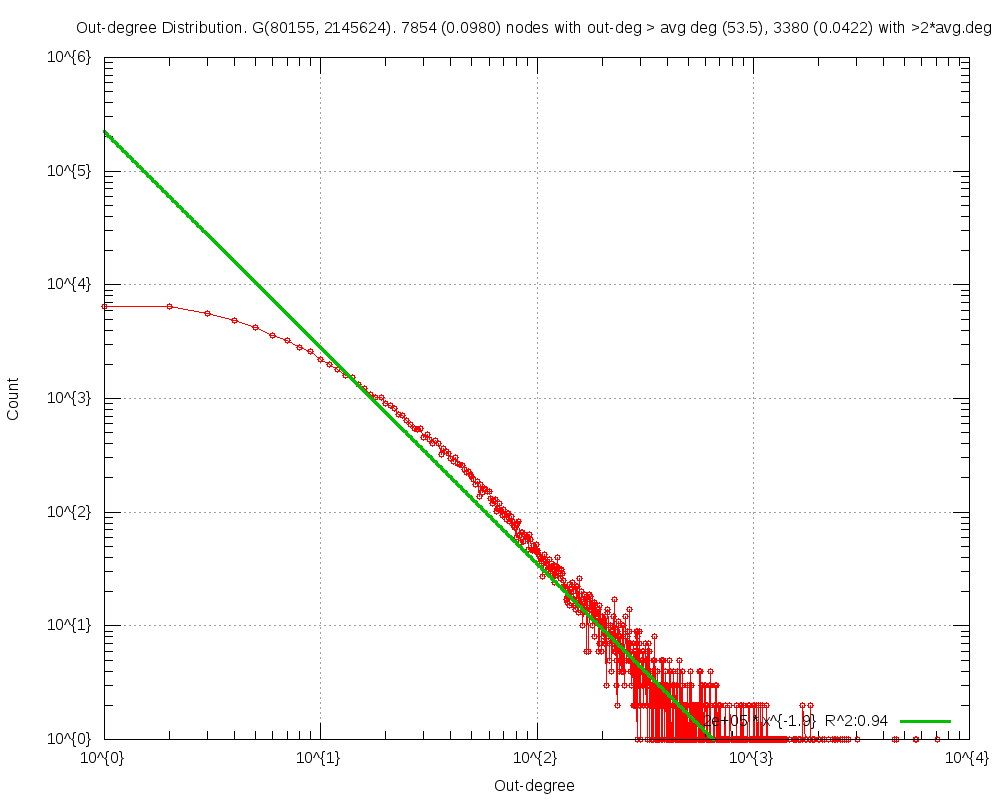

This figure's gnuplot source:
#
# Out-degree Distribution. G(80155, 2145624). 7854 (0.0980) nodes with out-deg > avg deg (53.5), 3380 (0.0422) with >2*avg.deg (Sun May  4 21:56:48 2014)
#

set title "Out-degree Distribution. G(80155, 2145624). 7854 (0.0980) nodes with out-deg > avg deg (53.5), 3380 (0.0422) with >2*avg.deg"
set key bottom right
set logscale xy 10
set format x "10^{%L}"
set mxtics 10
set format y "10^{%L}"
set mytics 10
set grid
set xlabel "Out-degree"
set ylabel "Count"
set tics scale 2
set yrange[1.000000:]
set terminal png size 1000,800
set output 'outDeg.TCL_1.png'
plot 	"outDeg.TCL_1.tab" using 1:2 title "" with linespoints pt 6,\
	f1(x)=222509.318998*x**-1.900148, f1(x) title "2e+05 * x^{-1.9}  R^2:0.94" with lines linewidth 3
